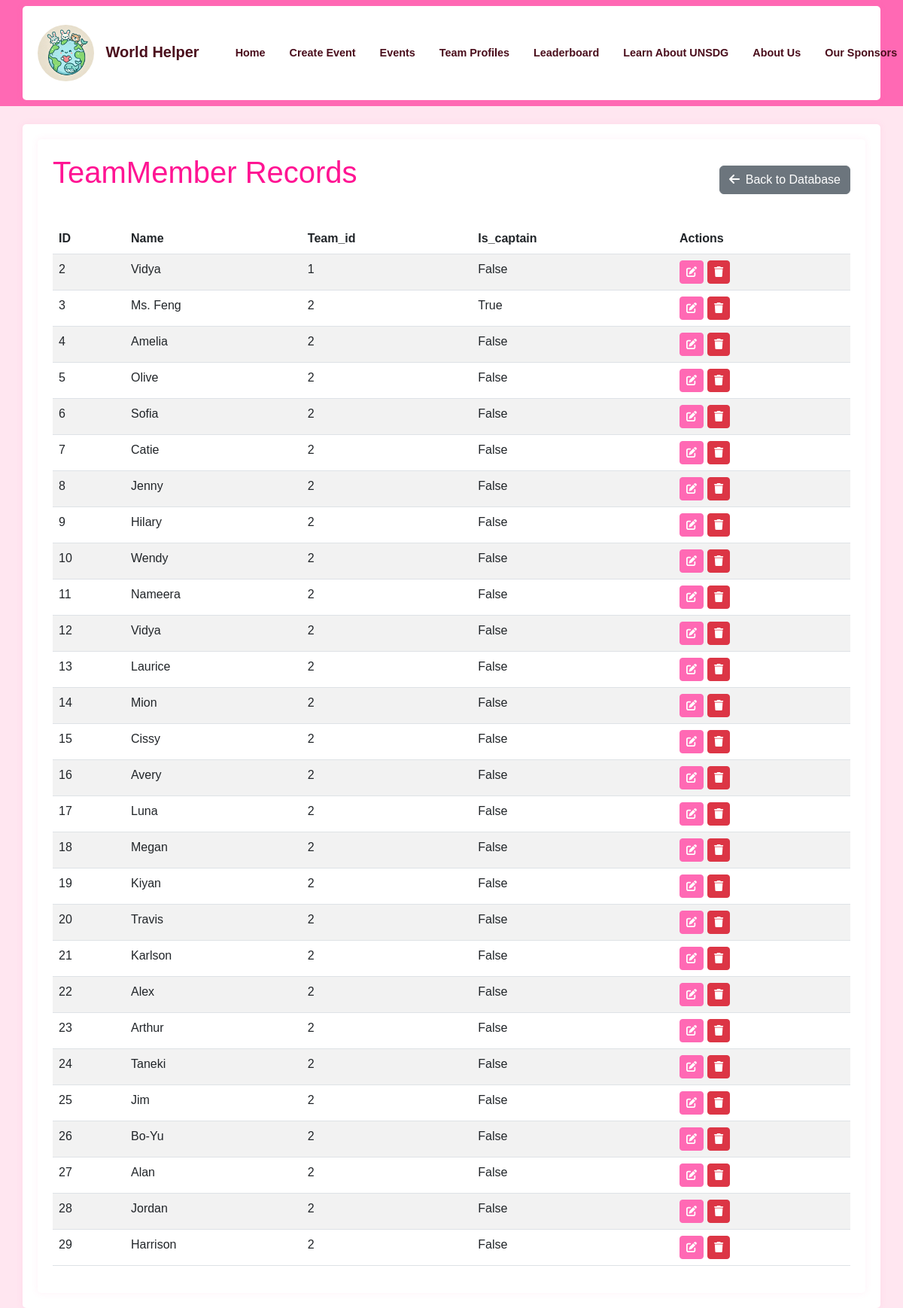
The page /database/TeamMember on the database its author committed.
### app/models.py (models this page shows)
class TeamMember(db.Model):
    id = db.Column(db.Integer, primary_key=True)
    name = db.Column(db.String(64), nullable=False)
    team_id = db.Column(db.Integer, db.ForeignKey('team.id', ondelete='CASCADE'), nullable=False)
    is_captain = db.Column(db.Boolean, default=False)
    __table_args__ = (
        db.UniqueConstraint('team_id', 'name', name='unique_member_per_team'),
    )
    def to_dict(self):
        return {
            'id': self.id,
            'name': self.name,
            'team_id': self.team_id,
            'is_captain': self.is_captain
        }

### app/admin/routes.py (the view)
@bp.route('/database/<model_name>')
def view_model(model_name):
    models = {
        'Team': Team,
        'Event': Event,
        'TeamMember': TeamMember,
        'BingoCard': BingoCard,
        'Notification': Notification,
        'EventVerification': EventVerification
    }
    if model_name not in models:
        flash(('Invalid model name', request.path), 'error')
        return redirect(url_for('admin.manage_database'))
    model = models[model_name]
    records = model.query.all()
    records = [record.to_dict() for record in records]  # Convert to dictionaries
    return render_template('admin/view_model.html', model_name=model_name, records=records)

### app/templates/admin/view_model.html (shortened to what this page needs)
{% extends "base.html" %}
{% block content %}
<div class="container">
    <div class="d-flex justify-content-between align-items-center mb-4">
        <h1>{{ model_name }} Records</h1>
        <a href="{{ url_for('admin.manage_database') }}" class="btn btn-secondary">
            <i class="fas fa-arrow-left me-2"></i>Back to Database
        </a>
    </div>
    {% if records %}
    <div class="table-responsive">
        <table class="table table-striped table-hover">
            <thead>
                <tr>
                    <th>ID</th>
                    {% for key in records[0].keys() %}
                    {% if key != 'id' %}
                    <th>{{ key|title }}</th>
                    {% endif %}
                    {% endfor %}
                    <th>Actions</th>
                </tr>
            </thead>
            <tbody>
                {% for record in records %}
                <tr>
                    <td>{{ record.id }}</td>
                    {% for key, value in record.items() %}
                    {% if key != 'id' %}
                    <td>
                        {% if key.endswith('_at') and value %}
                            {{ value|datetime }}
                        {% else %}
                            {{ value }}
                        {% endif %}
                    </td>
                    {% endif %}
                    {% endfor %}
                    <td>
                        <button class="btn btn-primary btn-sm" onclick="openEditModal('{{ model_name }}', {{ record.id }})">
                            <i class="fas fa-edit"></i>
                        </button>
                        <form method="POST"
                              action="{{ url_for('admin.delete_record', model_name=model_name, id=record.id) }}"
                              class="d-inline"
                              onsubmit="return confirm('Are you sure you want to delete this record?')">
                            <button type="submit" class="btn btn-danger btn-sm">
                                <i class="fas fa-trash"></i>
                            </button>
                        </form>
                    </td>
                </tr>
                {% endfor %}
            </tbody>
        </table>
    </div>
    {% else %}
    <div class="alert alert-info">
        <i class="fas fa-info-circle me-2"></i>No records found for {{ model_name }}
    </div>
    {% endif %}
</div>
{% endblock %}

### app/static/css/custom.css (style rules this page uses)
:root { --pink-primary: #FF1493; --pink-secondary: #FF69B4; --pink-light: #FFE6F0; --pink-border: #FFCCE6; --pink-hover: #FF1493; --pink-dark: #4a0e1c; }
body { font-family: 'Arial', sans-serif; background-color: var(--pink-light); }
.container { background-color: #ffffff; border-radius: 5px; padding: 20px; box-shadow: 0 0 10px rgba(255, 105, 180, 0.1); }
h1, .world-helper-title { color: var(--pink-primary); margin-bottom: 20px; }
.btn-primary { background-color: var(--pink-secondary); border-color: var(--pink-secondary); }

### rows shown on the page
TeamMember: id "2", name "Vidya", record "1" "False"
TeamMember: id "3", name "Ms. Feng", record "2" "True"
TeamMember: id "4", name "Amelia", record "2" "False"
TeamMember: id "5", name "Olive", record "2" "False"
TeamMember: id "6", name "Sofia", record "2" "False"
TeamMember: id "7", name "Catie", record "2" "False"
TeamMember: id "8", name "Jenny", record "2" "False"
TeamMember: id "9", name "Hilary", record "2" "False"
TeamMember: id "10", name "Wendy", record "2" "False"
TeamMember: id "11", name "Nameera", record "2" "False"
TeamMember: id "12", name "Vidya", record "2" "False"
TeamMember: id "13", name "Laurice", record "2" "False"
TeamMember: id "14", name "Mion", record "2" "False"
TeamMember: id "15", name "Cissy", record "2" "False"
TeamMember: id "16", name "Avery", record "2" "False"
TeamMember: id "17", name "Luna", record "2" "False"
TeamMember: id "18", name "Megan", record "2" "False"
TeamMember: id "19", name "Kiyan", record "2" "False"
TeamMember: id "20", name "Travis", record "2" "False"
TeamMember: id "21", name "Karlson", record "2" "False"
TeamMember: id "22", name "Alex", record "2" "False"
TeamMember: id "23", name "Arthur", record "2" "False"
TeamMember: id "24", name "Taneki", record "2" "False"
TeamMember: id "25", name "Jim", record "2" "False"
TeamMember: id "26", name "Bo-Yu", record "2" "False"
TeamMember: id "27", name "Alan", record "2" "False"
TeamMember: id "28", name "Jordan", record "2" "False"
TeamMember: id "29", name "Harrison", record "2" "False"

### other values the page prints
{{ model_name }} "TeamMember"
{{ key|title }} "Name" "Team_id" "Is_captain"
